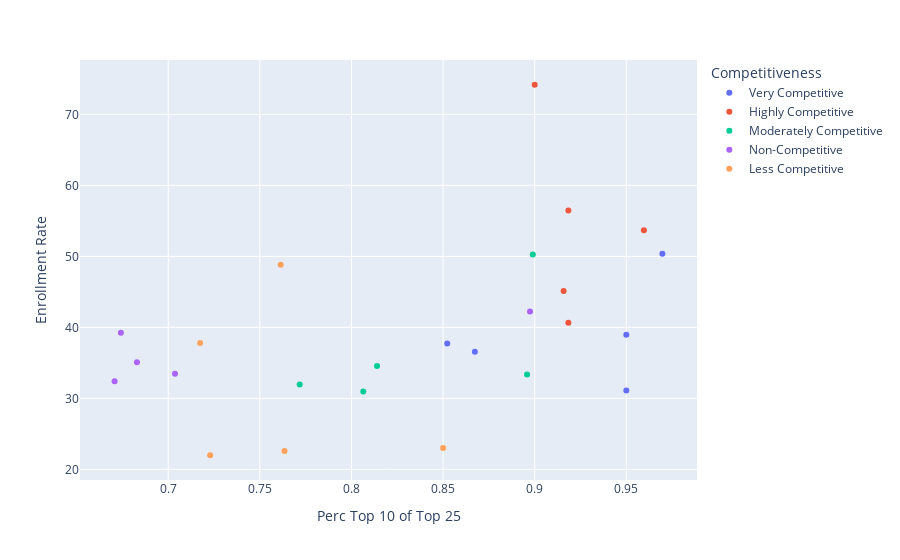

This figure's notebook cell:
### Code cell
top_10_top_25_df = df[['College Name', 'Acceptance Rate', 'Top10perc', 'Top25perc', 'Enrollment Rate']]
top_10_top_25_df['Perc Top 10 of Top 25'] = top_10_top_25_df['Top10perc'] / top_10_top_25_df['Top25perc']
top_10_top_25_df['Competitiveness'] = pd.cut(top_10_top_25_df['Acceptance Rate'], bins = 5, right = False, labels = ['Highly Competitive', 'Very Competitive', 'Moderately Competitive', 'Less Competitive', 'Non-Competitive'])
top_top_10_top_25_df = top_10_top_25_df.sort_values(by='Perc Top 10 of Top 25', ascending=False).groupby(by='Competitiveness').head(5)
fig = px.scatter(
    top_top_10_top_25_df,
    x = 'Perc Top 10 of Top 25',
    y = 'Enrollment Rate',
    color = 'Competitiveness'
)
fig.write_image('Enrollment Rate vs Percentage of Top 10 of Percentage of Top 25.png')
fig.show()

### Figure 1 — Plotly figure (JSON) as saved in the notebook; plotly's stock layout.template omitted (floating-point values rounded to 4 significant figures)
{"data": [{"hovertemplate": "Competitiveness=Very Competitive<br>Perc Top 10 of Top 25=%{x}<br>Enrollment Rate=%{y}<extra></extra>", "legendgroup": "Very Competitive", "marker": {"color": "#636efa", "symbol": "circle"}, "mode": "markers", "name": "Very Competitive", "orientation": "v", "showlegend": true, "type": "scatter", "x": [0.9697, 0.95, 0.95, 0.8673, 0.8523], "xaxis": "x", "y": [50.37, 38.96, 31.12, 36.58, 37.75], "yaxis": "y"}, {"hovertemplate": "Competitiveness=Highly Competitive<br>Perc Top 10 of Top 25=%{x}<br>Enrollment Rate=%{y}<extra></extra>", "legendgroup": "Highly Competitive", "marker": {"color": "#EF553B", "symbol": "circle"}, "mode": "markers", "name": "Highly Competitive", "orientation": "v", "showlegend": true, "type": "scatter", "x": [0.9596, 0.9184, 0.9184, 0.9158, 0.9], "xaxis": "x", "y": [53.69, 56.46, 40.66, 45.14, 74.18], "yaxis": "y"}, {"hovertemplate": "Competitiveness=Moderately Competitive<br>Perc Top 10 of Top 25=%{x}<br>Enrollment Rate=%{y}<extra></extra>", "legendgroup": "Moderately Competitive", "marker": {"color": "#00cc96", "symbol": "circle"}, "mode": "markers", "name": "Moderately Competitive", "orientation": "v", "showlegend": true, "type": "scatter", "x": [0.899, 0.8958, 0.814, 0.8065, 0.7717], "xaxis": "x", "y": [50.28, 33.38, 34.58, 30.97, 31.96], "yaxis": "y"}, {"hovertemplate": "Competitiveness=Non-Competitive<br>Perc Top 10 of Top 25=%{x}<br>Enrollment Rate=%{y}<extra></extra>", "legendgroup": "Non-Competitive", "marker": {"color": "#ab63fa", "symbol": "circle"}, "mode": "markers", "name": "Non-Competitive", "orientation": "v", "showlegend": true, "type": "scatter", "x": [0.8974, 0.7037, 0.6829, 0.6742, 0.6707], "xaxis": "x", "y": [42.24, 33.47, 35.11, 39.26, 32.43], "yaxis": "y"}, {"hovertemplate": "Competitiveness=Less Competitive<br>Perc Top 10 of Top 25=%{x}<br>Enrollment Rate=%{y}<extra></extra>", "legendgroup": "Less Competitive", "marker": {"color": "#FFA15A", "symbol": "circle"}, "mode": "markers", "name": "Less Competitive", "orientation": "v", "showlegend": true, "type": "scatter", "x": [0.85, 0.7634, 0.7614, 0.7229, 0.7174], "xaxis": "x", "y": [23.0, 22.59, 48.81, 21.99, 37.81], "yaxis": "y"}], "layout": {"legend": {"title": {"text": "Competitiveness"}, "tracegroupgap": 0}, "margin": {"t": 60}, "xaxis": {"anchor": "y", "domain": [0, 1], "title": {"text": "Perc Top 10 of Top 25"}}, "yaxis": {"anchor": "x", "domain": [0, 1], "title": {"text": "Enrollment Rate"}}}}
